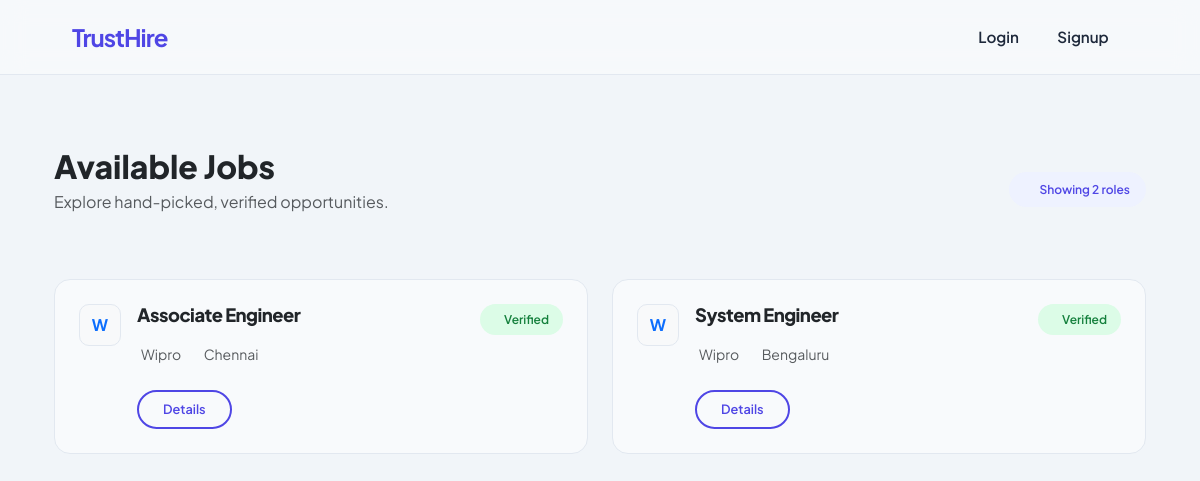
The app's page /jobs/, older data.
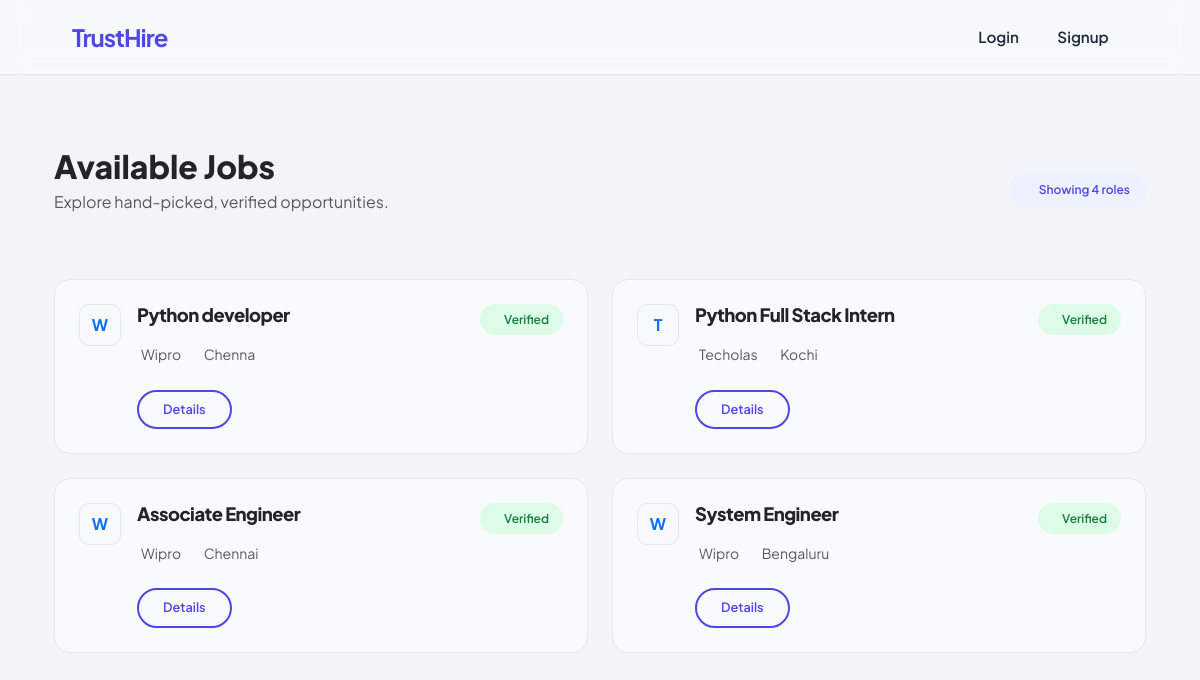
The same page, newer data.
### jobs/models.py (models this page shows, shortened)
class Job(models.Model):
    employer = models.ForeignKey(User, on_delete=models.CASCADE)
    title = models.CharField(max_length=200)
    description = models.TextField()
    location = models.CharField(max_length=100)
    is_approved = models.BooleanField(default=False)
    created_at = models.DateTimeField(auto_now_add=True)

### accounts/models.py (models this page shows)
class User(AbstractUser):
    ROLE_CHOICES = [
        ('JOBSEEKER', 'Job Seeker'),
        ('EMPLOYER', 'Employer'),
        ('ADMIN', 'Admin'),
    ]
    role = models.CharField(
        max_length=20,
        choices=ROLE_CHOICES,
        default='JOB_SEEKER'
    )
    is_verified_employer = models.BooleanField(default=False)

### jobs/views.py (the view)
# urls.py: path('', views.job_list, name='job_list'),
def job_list(request):
    jobs = Job.objects.filter(is_approved=True).order_by('-created_at')
    return render(request, 'jobs/job_list.html', {'jobs': jobs})

### jobs/templates/jobs/job_list.html (shortened to what this page needs)
{% extends 'base.html' %}
{% block content %}
<div class="container py-5">
    <div class="row mb-5 align-items-center">
        <div class="col-md-6">
            <h2 class="fw-800 text-dark mb-1">Available Jobs</h2>
            <p class="text-muted">Explore hand-picked, verified opportunities.</p>
        </div>
        <div class="col-md-6 text-md-end">
            <div class="badge-soft badge-soft-primary px-3 py-2">
                Showing {{ jobs|length }} roles
            </div>
        </div>
    </div>
    <div class="row g-4">
        {% for job in jobs %}
        <div class="col-lg-6">
            <div class="job-listing-card h-100 position-relative">
                <div class="d-flex align-items-start gap-3">
                    <div class="company-logo-sm bg-light text-primary fw-bold">
                        {{ job.company_name|default:job.employer.username|slice:":1"|upper }}
                    </div>
                    <div class="flex-grow-1">
                        <div class="d-flex justify-content-between align-items-start mb-2">
                            <h5 class="fw-800 mb-0 text-dark listing-title pe-4">{{ job.title }}</h5>
                            {% if job.is_approved %}
                            <span class="badge-soft badge-soft-success small">
                                Verified
                            </span>
                            {% endif %}
                        </div>
                        <p class="text-muted small mb-3">
                            <span class="me-3">{{ job.company_name|default:job.employer.username }}</span>
                            <span>{{ job.location|default:"Remote" }}</span>
                        </p>
                        <div class="d-flex gap-2 mt-4">
                            <a href="{% url 'job_detail' job.id %}" class="btn btn-outline-primary btn-sm rounded-pill px-4 fw-600">
                                Details
                            </a>
                        </div>
                    </div>
                </div>
            </div>
        </div>
        {% empty %}
        <div class="col-12 text-center py-5">
            <i class="bi bi-search text-muted opacity-25" style="font-size: 4rem;"></i>
            <p class="text-muted mt-3">No jobs found matching your criteria.</p>
        </div>
        {% endfor %}
    </div>
</div>
{% endblock %}

### templates/base.html (shortened to what this page needs)
<!DOCTYPE html>
<html lang="en">
<head>
    {% load static %}
    <link href="https://cdn.jsdelivr.net/npm/bootstrap@5.3.2/dist/css/bootstrap.min.css" rel="stylesheet">
    <link rel="stylesheet" href="{% static 'css/style.css' %}">
</head>
<body>
<nav class="navbar navbar-expand-lg navbar-dark bg-dark">
  <div class="container">
    <a class="navbar-brand fw-bold" href="/">TrustHire</a>
    <div class="collapse navbar-collapse" id="navbarNav">
      <ul class="navbar-nav ms-auto">
        {% if user.is_authenticated %}
            {% if user.role == 'EMPLOYER' %}
              <li class="nav-item"><a class="nav-link" href="/jobs/post/">Post Job</a></li>
            {% endif %}
            <li class="nav-item"><a class="nav-link" href="/jobs/">Browse Jobs</a></li>
            <li class="nav-item"><a class="nav-link" href="/logout/">Logout</a></li>
        {% else %}
            <li class="nav-item"><a class="nav-link" href="/login/">Login</a></li>
            <li class="nav-item"><a class="nav-link" href="/signup/">Signup</a></li>
        {% endif %}
      </ul>
    </div>
  </div>
</nav>
<div class="container mt-4">
    {% block content %}{% endblock %}
</div>
</body>
</html>

### static/css/style.css (style rules this page uses)
:root { --primary: #4f46e5; --primary-dark: #3730a3; --accent: #8b5cf6; --danger: #ef4444; --success: #10b981; --warning: #f59e0b; --bg-body: #f1f5f9; --bg-card: #f8fafc; --bg-header: #ffffff; --text-main: #1e293b; --text-muted: #64748b; --border: #e2e8f0; --radius-lg: 16px; --radius-md: 10px; --shadow: 0 10px 15px -3px rgba(0, 0, 0, 0.03), 0 4px 6px -2px rgba(0, 0, 0, 0.02); }
body { font-family: 'Plus Jakarta Sans', sans-serif; background-color: var(--bg-body); color: var(--text-main); line-height: 1.6; }
nav.navbar { background: rgba(248, 250, 252, 0.8) !important; backdrop-filter: blur(12px); border-bottom: 1px solid var(--border); padding: 0.8rem 5%; }
.navbar-brand { font-weight: 800; font-size: 1.5rem; color: var(--primary) !important; letter-spacing: -1px; }
.badge-soft { padding: 6px 12px; border-radius: 50px; font-weight: 600; font-size: 0.75rem; }
.badge-soft-success { background: #dcfce7; color: #15803d; }
.btn-outline-primary { border: 2px solid var(--primary); color: var(--primary); font-weight: 600; border-radius: var(--radius-md); }
nav.navbar .nav-link { color: var(--text-main) !important; font-weight: 600; font-size: 0.95rem; padding: 0.5rem 1.2rem !important; transition: color 0.2s ease; }
.fw-800 { font-weight: 800; }
.fw-600 { font-weight: 600; }
.badge-soft-primary { background-color: #eef2ff; color: var(--primary); font-weight: 600; border-radius: 8px; font-size: 0.85rem; }
.company-logo-sm { width: 42px; height: 42px; background: #f1f5f9; color: var(--primary); border-radius: 10px; display: flex; align-items: center; justify-content: center; font-weight: 800; border: 1px solid var(--border); }
.badge-soft { display: inline-flex; align-items: center; gap: 6px; padding: 6px 14px; border-radius: 50px; font-size: 0.75rem; font-weight: 600; }
.job-listing-card { background: var(--bg-card); border: 1px solid var(--border); border-radius: var(--radius-lg); padding: 1.5rem; transition: all 0.3s cubic-bezier(0.4, 0, 0.2, 1); }
.listing-title { font-size: 1.15rem; letter-spacing: -0.5px; }
.job-listing-card .btn-sm { font-size: 0.8rem; padding-top: 0.5rem; padding-bottom: 0.5rem; }

Row changes from the older to the newer data that the page shows:
added Job: company_name "W", title "Python developer", is_approved "Verified", company_name "Wipro", location "Chenna"
added Job: company_name "T", title "Python Full Stack Intern", is_approved "Verified", company_name "Techolas", location "Kochi"
Text that changed along with them:
{{ jobs|length }}: "2" → "4"
